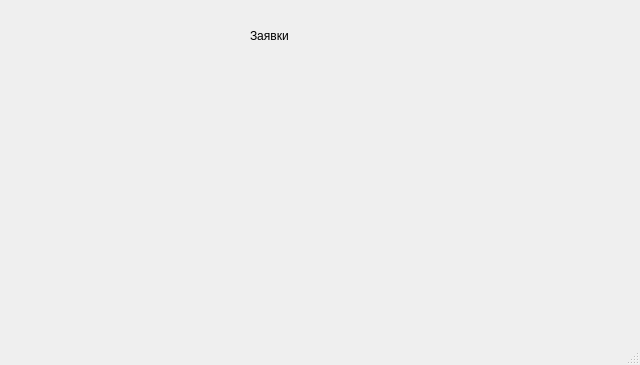
<?xml version="1.0" encoding="UTF-8"?>
<ui version="4.0">
 <class>MainWindow5</class>
 <widget class="QMainWindow" name="MainWindow5">
  <property name="geometry">
   <rect>
    <x>0</x>
    <y>0</y>
    <width>640</width>
    <height>365</height>
   </rect>
  </property>
  <property name="windowTitle">
   <string>MainWindow</string>
  </property>
  <widget class="QWidget" name="centralwidget">
   <widget class="QLabel" name="label">
    <property name="geometry">
     <rect>
      <x>250</x>
      <y>10</y>
      <width>151</width>
      <height>51</height>
     </rect>
    </property>
    <property name="styleSheet">
     <string notr="true">font: 75 14pt &quot;MS Shell Dlg 2&quot;;</string>
    </property>
    <property name="text">
     <string>Заявки</string>
    </property>
   </widget>
  </widget>
  <widget class="QMenuBar" name="menubar">
   <property name="geometry">
    <rect>
     <x>0</x>
     <y>0</y>
     <width>640</width>
     <height>26</height>
    </rect>
   </property>
  </widget>
  <widget class="QStatusBar" name="statusbar"/>
 </widget>
 <resources/>
 <connections/>
</ui>
